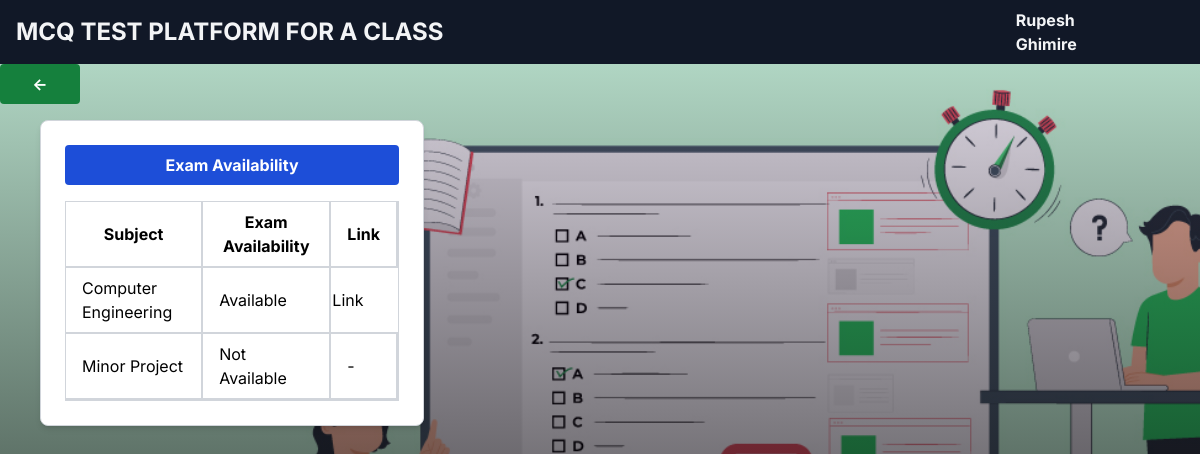
Before: /subjects (signed in) with the older database file.
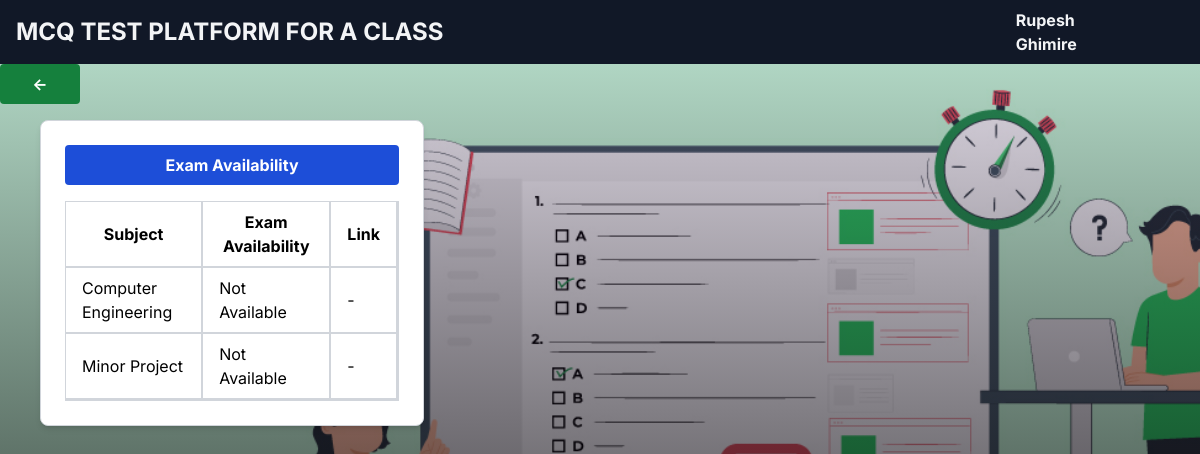
After: the same page with the newer database file.
### base/models.py (models this page shows, shortened)
class Subject(models.Model):
    subject = models.CharField(max_length=50,null=True,blank=False)
    SubCode = models.CharField(max_length=10,null=True)
    year = models.CharField(max_length=3,null=True,blank=False,default='1st')
    availability = models.BooleanField(default=False)

### base/views.py (the view)
# urls.py: path('subjects',views.checkExam,name='checkExam'),
@login_required(login_url='login')
def checkExam(request):
    user = request.user
    if user.is_authenticated:
        subjects = Subject.objects.all()
        data = {}
        for subject in subjects:
            if Question.objects.filter(subject=subject).exists():
                easycount = Question.objects.filter(subject=subject,level='E').count()
                print(easycount)
                mediumcount = Question.objects.filter(subject=subject,level='M').count()
                print(mediumcount)
                hardcount = Question.objects.filter(subject=subject,level='H').count()
                print(hardcount)
                if easycount>=10 and mediumcount>=5 and hardcount>=5:
                    subject.availability = True
                    subject.save()
                else:
                    subject.availability = False
                    subject.save()
            return render(request,'base/checkExams.html',{'subjects':subjects,'messages':messages})
        return render(request,'base/checkExams.html',{'subjects':subjects})
    else:
        return redirect('studentlogin')

### base/templatetags/custom_tags.py (called while the page is built)
@register.filter(name='get_availability')
def get_availability(value):
    if value==True:
        return "Available"
    else:
        return "Not Available"

### base/templates/base/checkExams.html (shortened to what this page needs)
{% extends 'base.html' %}
{% load custom_tags %}
{% block content %}
<div class="bg-green-700 justify-center items-center text-white w-20 font-bold py-2 px-4 rounded flex items-center"><a href="javascript:history.back()"> <- </a></div>
<div class="ml-10 mt-4 border border-gray-300 rounded p-4 flex flex-col gap-4 w-96 bg-white p-6 rounded-lg shadow-md">
    <h1 class="bg-blue-700 justify-center items-center text-white font-bold py-2 px-4 rounded flex items-center">Exam Availability</h1>
        {% if user.is_authenticated %}
        <div class="flex justify-center">
            <div class="border border-gray-300">
        <table class="w-full">
            <tr class="border-b-2 border-gray-300">
                <th class="border-r-2 border-gray-300 px-4 py-2">Subject</th>
                <th class="border-r-2 border-gray-300 px-4 py-2">Exam Availability</th>
                <th class="border-r-2 border-gray-300 px-4 py-2">Link</th>
            </tr>
            {% for subject in subjects %}
            <tr class="border-b-2 border-gray-300">
                <td class="border-r-2 border-gray-300 px-4 py-2">{{subject.subject}}</td>
                <td class="border-r-2 border-gray-300 px-4 py-2">{{subject.availability|get_availability }}</td>
                {% if subject.availability %}
                <td><a href="{% url 'examquestion' %}">Link</a></td>
                {% else %}
                <td class="border-r-2 border-gray-300 px-4 py-2">-</td>
                {% endif %}
            </tr>
            {% endfor %}
        </table>
    </div>
</div>
</div>
        {% endif %}
{% endblock %}

Changed rows visible on the page:
changed Subject "Computer Engineering": availability|get_availability "Available" → "Not Available"; availability "Link" → "-"
